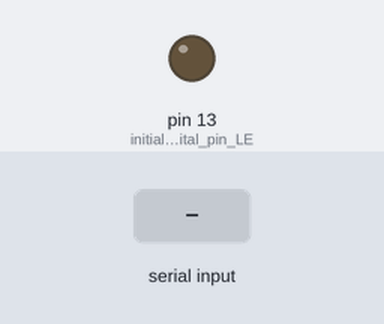
Bench run of a sketch on a simulated Arduino Uno, built with avr-gcc and run on an emulated ATmega328P. Parts: output pins drawn as LEDs (lit = HIGH). The inputs (shaded band) are chosen by the test bench.

Above: at 1.2 s.
1.3 s: "1" received over Serial
At 2.4 s:
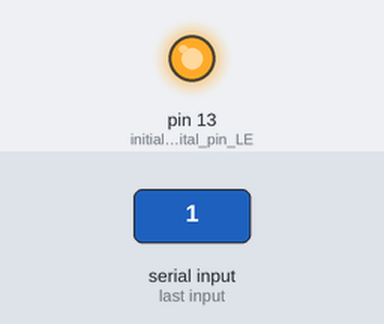
2.8 s: "0" received over Serial
At 3.6 s:
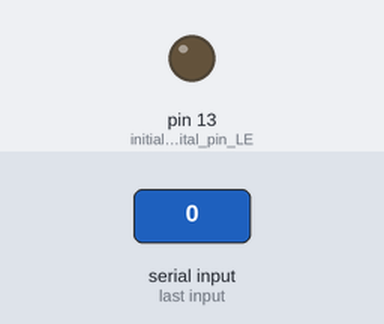
Timing chart, 0 to 5.8 s (numbered marks = the images above; inputs shaded):
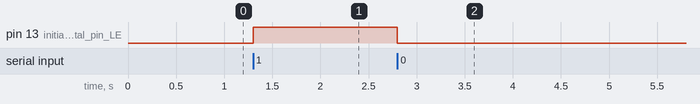

Measured:
- after the input at 1.3 s, pin 13 (initialize_digital_pin_LE): LOW → HIGH at once
- after the input at 2.8 s, pin 13 (initialize_digital_pin_LE): HIGH → LOW at once

The sketch:

serial_led.ino
```cpp
// Commands
#define ON '1'
#define OFF '0'

int incomingByte = 0; // for incoming serial data

/** setup **/
void setup() {
  pinMode(LED_BUILTIN, OUTPUT); // initialize digital pin LED_BUILTIN as an output.
  Serial.begin(115200);         // opens serial port, sets data rate to 115200 bps
}

/** loop **/
void loop() {
  // send data only when you receive data:
  if (Serial.available() > 0) {
    // read the incoming byte:
    incomingByte = Serial.read();
    if(incomingByte == ON) {
      digitalWrite(LED_BUILTIN, HIGH);
    }
    else {
      digitalWrite(LED_BUILTIN, LOW);
    }
  }
}
```
